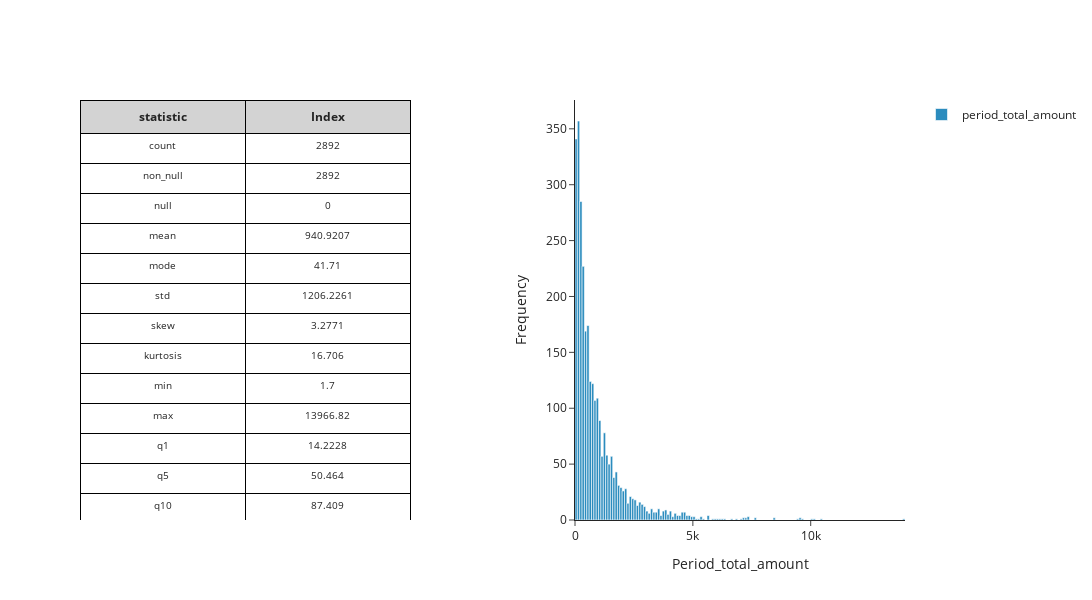

Notebook cell for this chart:
### Markdown cell above
![image.png](attachment:image.png)

### Code cell
## MONETARY VALUE
col_name = 'period_total_amount'
stat_df = mk.distribution_statistics_table(customers_screenshot_summary_df, value_col=col_name)
fig = mk.create_histogram_plotly(customers_screenshot_summary_df, col_name)
mk.stack_plotly_figure_with_dataframe(stat_df, fig)

### Figure 1 — Plotly figure (JSON) as saved in the notebook; plotly's stock layout.template omitted (floating-point values rounded to 4 significant figures; data arrays with more than 128 entries replaced by an {"elided": "..."} marker saying what was removed)
{"data": [{"cells": {"align": "center", "fill": {"color": "white"}, "font": {"size": 10}, "height": 30, "line": {"color": "black"}, "values": [["count", "non_null", "null", "mean", "mode", "std", "skew", "kurtosis", "min", "max", "q1", "q5", "q10", "q15", "q20", "q25", "q30", "q35", "q40", "q45", "q50", "q55", "q60", "q65", "q70", "q75", "q80", "q85", "q90", "q95", "q99"], [2892, 2892, 0, 940.9, 41.71, 1206.0, 3.277, 16.71, 1.7, 13970.0, 14.22, 50.46, 87.41, 119.2, 161.9, 206.6, 257.1, 312.5, 371.0, 451.9, 538.4, 626.5, 746.1, 876.5, 1014.0, 1213.0, 1436.0, 1744.0, 2214.0, 3260.0, 5666.0]]}, "columnwidth": [0.5, 0.5], "domain": {"x": [0, 0.4], "y": [0, 1]}, "header": {"align": "center", "fill": {"color": "lightgrey"}, "font": {"size": 12}, "line": {"color": "black"}, "values": ["<b>statistic</b>", "<b>Index</b>"]}, "type": "table"}, {"hovertemplate": "Value: %{x}<br>Frequency: %{y}<extra></extra>", "marker": {"color": "#2b8cbe"}, "name": "period_total_amount", "type": "histogram", "x": {"elided": "2892 float values"}}], "layout": {"height": 600, "showlegend": true, "title": {"text": ""}, "width": 1200, "xaxis": {"anchor": "y", "domain": [0.6, 1], "title": {"text": "Period_total_amount"}}, "yaxis": {"anchor": "x", "domain": [0, 1], "title": {"text": "Frequency"}}}}
